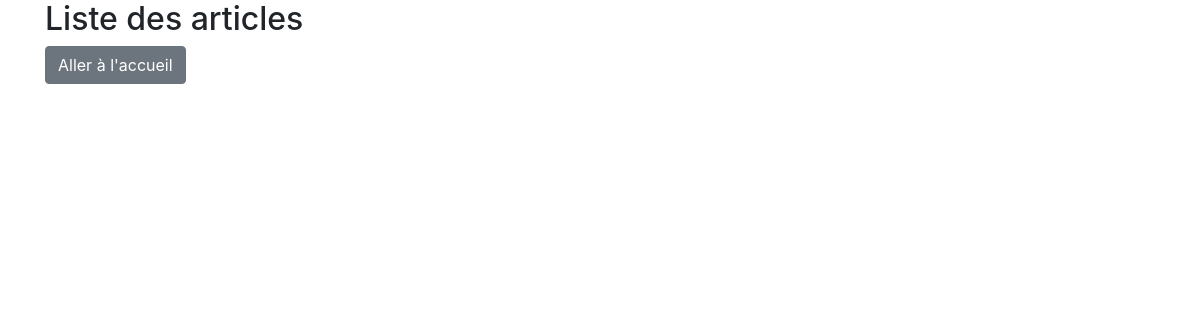
The app's page /admin/addPost.php, older data.
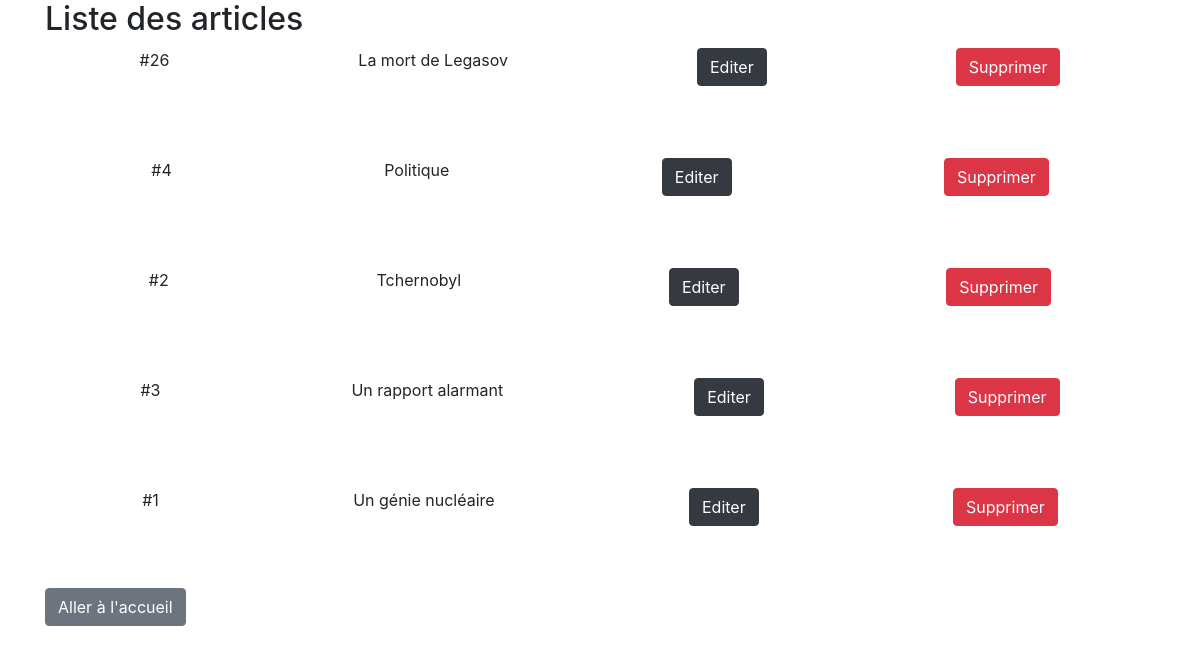
The same page, newer data.
### tables this page shows
CREATE TABLE `articles` (
  `id` int(11) NOT NULL,
  `title` varchar(255) NOT NULL,
  `content` longtext NOT NULL,
  `date` datetime NOT NULL DEFAULT CURRENT_TIMESTAMP,
  `date_article` mediumtext,
  `paragraph_one` varchar(255) DEFAULT NULL,
  `paragraph_two` longtext,
  `paragraph_three` longtext,
  `paragraph_four` longtext,
  `paragraph_five` longtext,
  `paragraph_six` longtext,
  `paragraph_seven` longtext,
  `paragraph_eight` longtext,
  `paragraph_nine` longtext,
  `paragraph_ten` longtext,
  `paragraph_eleven` longtext,
  `paragraph_twelve` longtext,
  `paragraph_thirteen` longtext
);

### admin/inc/bootstrap.php (called while the page is built, shortened)
<?php
require __DIR__ . '/classes/post.php';
$post = new Post();

### admin/inc/classes/post.php (called while the page is built, shortened)
<?php
    class Post {
        public function getAll(PDO $con) {
            $req = $con->query('
            SELECT * FROM articles order by date DESC
            ');
            return $req->fetchAll(PDO::FETCH_ASSOC);
        }
}
?>

### admin/addPost.php (the view, shortened to what this page needs)
<!DOCTYPE html>
<html lang="en">
<head>
  <link rel="stylesheet" href="https://stackpath.bootstrapcdn.com/bootstrap/4.3.1/css/bootstrap.min.css">
</head>
<body>
  <div class="container">
  <h2>Liste des articles</h2>
<?php
require __DIR__ . '/inc/bootstrap.php';
    if(isset($_GET['modify'])) {
        $currentPost = $post->getOne($pdo, $_GET['id']);
    ?>
      <article class="post">
        <div class="form-group">
        <form action="addPost.php?id=<?= $currentPost['id']; ?>" method="post">
          <label class="createLabel" for="title">Titre</label>
          <input class="form-control" type="text" name="title" value="<?= $currentPost['title']?>">
          <label class="createLabel" for="content">Contenu 1</label>
          <textarea class="form-control" name="content" id="content" cols="60" rows="10"><?= $currentPost['content']?></textarea>
          <label class="createLabel" for="date_article">Date</label>
          <textarea class="form-control" name="date_article" id="content" cols="60" rows="10"><?= $currentPost['date_article']?></textarea>
          <label class="createLabel" for="paragraph_one">Paragraphe 1</label>
          <textarea class="form-control" name="paragraph_one" id="content" cols="60" rows="10"><?= $currentPost['paragraph_one']?></textarea>
          <label class="createLabel" for="paragraph_two">Paragraphe 2</label>
          <textarea class="form-control" name="paragraph_two" id="content" cols="60" rows="10"><?= $currentPost['paragraph_two']?></textarea>
          <label class="createLabel" for="paragraph_three">Paragraphe 3</label>
          <textarea class="form-control" name="paragraph_three" id="content" cols="60" rows="10"><?= $currentPost['paragraph_three']?></textarea>
          <label class="createLabel" for="paragraph_four">Paragraphe 4</label>
          <textarea class="form-control" name="paragraph_four" id="content" cols="60" rows="10"><?= $currentPost['paragraph_four']?></textarea>
          <label class="createLabel" for="paragraph_five">Paragraphe 5</label>
          <textarea class="form-control" name="paragraph_five" id="content" cols="60" rows="10"><?= $currentPost['paragraph_five']?></textarea>
          <label class="createLabel" for="paragraph_six">Paragraphe 6</label>
          <textarea class="form-control" name="paragraph_six" id="content" cols="60" rows="10"><?= $currentPost['paragraph_six']?></textarea>
          <label class="createLabel" for="paragraph_seven">Paragraphe 7</label>
          <textarea class="form-control" name="paragraph_seven" id="content" cols="60" rows="10"><?= $currentPost['paragraph_seven']?></textarea>
          <label class="createLabel" for="paragraph_eight">Paragraphe 8</label>
          <textarea class="form-control" name="paragraph_eight" id="content" cols="60" rows="10"><?= $currentPost['paragraph_eight']?></textarea>
          <label class="createLabel" for="paragraph_nine">Paragraphe 9</label>
          <textarea class="form-control" name="paragraph_nine" id="content" cols="60" rows="10"><?= $currentPost['paragraph_nine']?></textarea>
          <label class="createLabel" for="paragraph_ten">Paragraphe 10</label>
          <textarea class="form-control" name="paragraph_ten" id="content" cols="60" rows="10"><?= $currentPost['paragraph_ten']?></textarea>
          <label class="createLabel" for="paragraph_eleven">Paragraphe 11</label>
          <textarea class="form-control" name="paragraph_eleven" id="content" cols="60" rows="10"><?= $currentPost['paragraph_eleven']?></textarea>
          <label class="createLabel" for="paragraph_twelve">Paragraphe 12</label>
          <textarea class="form-control" name="paragraph_twelve" id="content" cols="60" rows="10"><?= $currentPost['paragraph_twelve']?></textarea>
          <label class="createLabel" for="paragraph_thirteen">Paragraphe 13</label>
          <textarea class="form-control" name="paragraph_thirteen" id="content" cols="60" rows="10"><?= $currentPost['paragraph_thirteen']?></textarea>
          <input class="btn btn-success" type="submit" name="send">
          <a href="addPost.php"><div class="btn btn-danger">Retour</div></a>
        </form>
        </div>
      </article>
    <?php
    }
    else {
        foreach($post->getAll($pdo) as $post) {?>
         <div class="postAdmin">
          <p>#<?= $post['id']; ?></p>
        <p class="postAdmin__title" ><?= $post['title']?></p>
        <a href="addPost.php?modify&id=<?= $post['id'];?>"><div class="btn btn-dark">Editer</div></a>
        <a href="addPost.php?delete&id=<?= $post['id'];?>"><div class="btn btn-danger">Supprimer</div></a>
        </div>
        <?php
        }
    ?>
    <?php
    }
    ?>
        <a href="index.php"><div class="btn btn-secondary">Aller à l'accueil</div></a>
    </div>
</body>
</html>

### admin/addPost.php (style rules this page uses)
.postAdmin { height: 100px; display: flex; flex-direction: row; margin-top: 10px; justify-content: space-around; }

Row changes from the older to the newer data that the page shows:
added articles: id "26", title "La mort de Legasov"
added articles: id "4", title "Politique"
added articles: id "2", title "Tchernobyl"
added articles: id "3", title "Un rapport alarmant"
added articles: id "1", title "Un génie nucléaire"
